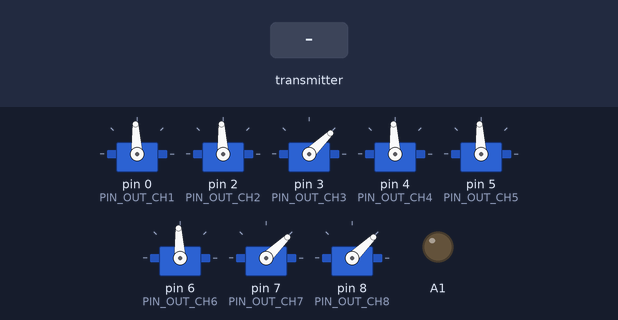
Bench run of a sketch on a simulated Arduino Nano, built with avr-gcc and run on an emulated ATmega328P. Parts: 8 × servo, output pins drawn as LEDs (lit = HIGH). Inputs (shaded band) come from the test bench. No radio packets arrive unless stated; what the sketch prints to the serial monitor is not drawn.

Above: at 1.2 s.
1.3 s: the transmitter starts sending channels.0 = 0
At 1.9 s:
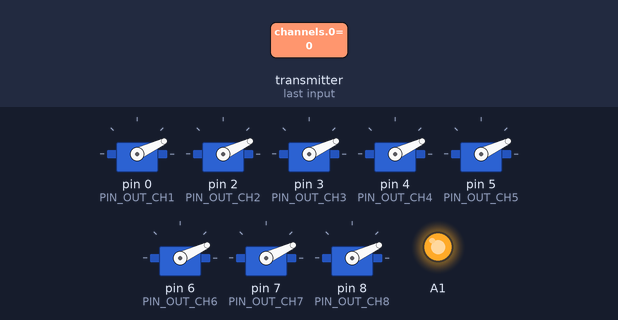
2.8 s: the transmitter starts sending channels.1 = 1023
At 4.0 s:
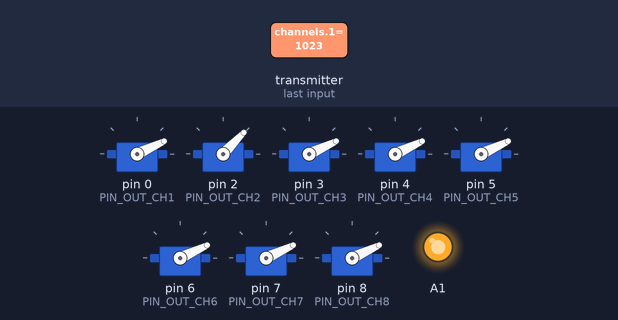
4.3 s: the transmitter starts sending channels.2 = 1023
At 5.2 s:
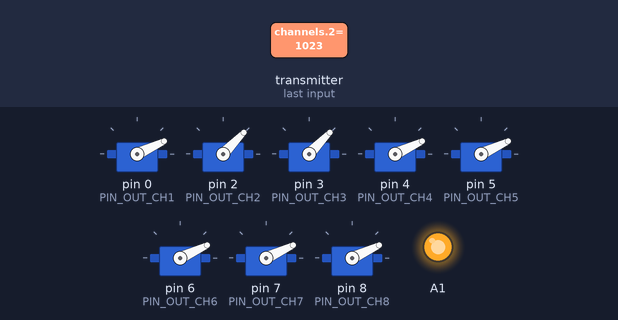
5.8 s: the transmitter starts sending channels.3 = 1023
At 6.4 s:
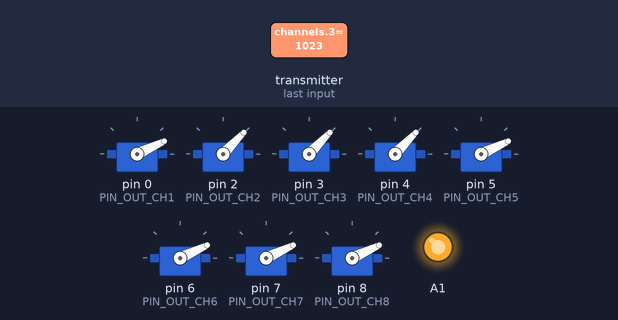
7.3 s: the transmitter starts sending channels.0 = 1023
At 7.6 s:
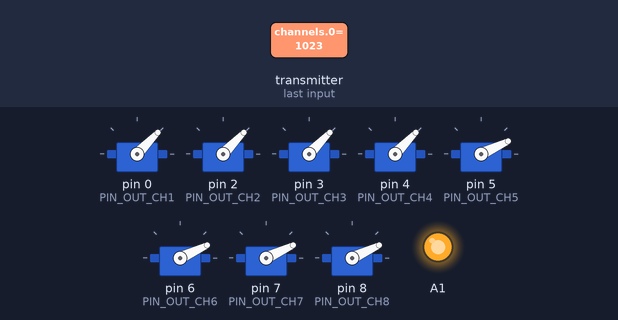
Timing chart, 0 to 9.8 s (numbered marks = the images above; inputs shaded):
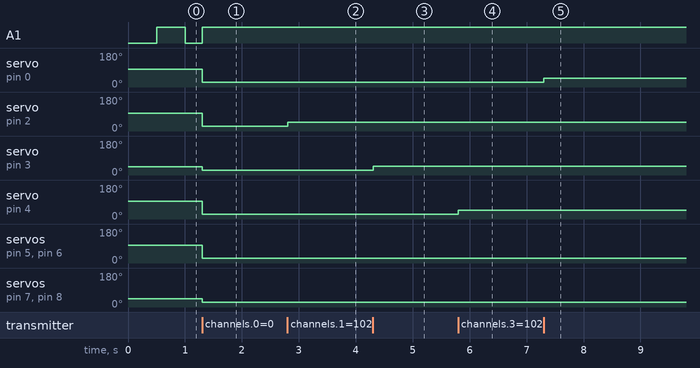

The sketch:

RX_8CH.ino
```cpp
/**
 * ============================================================================
 * 8-CHANNEL PROFESSIONAL RC RECEIVER (RX) FIRMWARE
 * ============================================================================
 * Microcontroller : Arduino Nano (ATmega328P, 16MHz, 5V)
 * RF Transceiver  : NRF24L01+ (2.4 GHz) with PA + LNA
 * Outputs         : 8 Standard 50Hz Servo PWM Channels (1000us - 2000us)
 * Failsafe        : Auto-Throttle CUT (1000us) & Center Neutral (1500us) on
 * Lost Link Jitter Filter   : Pulse Stabilization & Hysteresis to Prevent Servo
 * Buzzing Telemetry       : Bi-directional Auto-ACK Transmit Confirmation to TX
 * Link Status     : Dedicated Connection Status LED (Pin A1)
 *                   - SOLID ON  = Connected to Transmitter (Live Link OK)
 *                   - BLINKING  = Disconnected / Signal Lost / Failsafe Active
 * ============================================================================
 */

#include <RF24.h>
#include <SPI.h>
#include <Servo.h>
#include <nRF24L01.h>


// ============================================================================
// HARDWARE PIN DEFINITIONS
// ============================================================================

// NRF24L01 RF Module Pins
#define PIN_RF_CE 9   // Chip Enable
#define PIN_RF_CSN 10 // SPI Chip Select (CSN)

// Receiver Pin Assignments (CH1: D0/RX0, CH2..CH8: D2..D8, Status LED: A1)
// Note: Pin D0 is used for CH1. The UART RX hardware receiver is disabled in
// setup() (UCSR0B &= ~(1 << RXEN0)) so Pin D0 functions as a standard digital
// GPIO servo output.
#define PIN_OUT_CH1 0 // D0/RX0 : CH1 (Aileron / Steering / Roll Servo)
#define PIN_OUT_CH2 2 // D2     : CH2 (Elevator / Pitch Servo)
#define PIN_OUT_CH3 3 // D3     : CH3 (Throttle / ESC Motor Controller)
#define PIN_OUT_CH4 4 // D4     : CH4 (Rudder / Yaw Servo)
#define PIN_OUT_CH5 5 // D5     : CH5 (AUX 1 / Potentiometer 1 / Gimbal)
#define PIN_OUT_CH6 6 // D6     : CH6 (AUX 2 / Potentiometer 2 / Flaps)
#define PIN_OUT_CH7 7 // D7     : CH7 (AUX 3 / Switch 1 / Gear / Relay)
#define PIN_OUT_CH8 8 // D8     : CH8 (AUX 4 / Switch 2 / Buzzer / Arm)

// Status LED Indicator Pin (Pin A1)
// Note: On Arduino Nano, the onboard 'L' LED is wired to Pin 13 (SCK clock for
// NRF24). Pin A1 provides a clean, dedicated connection status LED with zero RF
// interference.
#define PIN_STATUS_LED                                                         \
  A1 // A1 : Solid = Connected, Blinking = Failsafe / Signal Lost

RF24 radio(PIN_RF_CE, PIN_RF_CSN);
const uint8_t RF_PIPE_ADDR[6] = "RC001";

Servo servoOutputs[8];
const uint8_t SERVO_PINS[8] = {PIN_OUT_CH1, PIN_OUT_CH2, PIN_OUT_CH3,
                               PIN_OUT_CH4, PIN_OUT_CH5, PIN_OUT_CH6,
                               PIN_OUT_CH7, PIN_OUT_CH8};

// ============================================================================
// DATA STRUCTURES & FAILSAFE PRESETS
// ============================================================================

struct RadioPayload {
  uint16_t channels[8]; // Microsecond values (800us - 2200us)
  uint8_t packetId;     // Sequence counter
  uint8_t flags;        // Telemetry / status flags
};

RadioPayload receivedPayload;

// Safe Default Failsafe Values (Throttle CUT @ 1000us, others Neutral @ 1500us)
const uint16_t FAILSAFE_VALUES[8] = {
    1500, // CH1: Aileron Neutral
    1500, // CH2: Elevator Neutral
    1000, // CH3: Throttle CUT (Motor OFF - Critical Safety)
    1500, // CH4: Rudder Neutral
    1500, // CH5: AUX 1 Neutral
    1500, // CH6: AUX 2 Neutral
    1000, // CH7: Switch 1 OFF / Low
    1000  // CH8: Switch 2 OFF / Low
};

// Active & Filtered Output Pulse Widths
uint16_t currentOutputs[8];
uint16_t lastAppliedOutputs[8];

// Link & Failsafe Watchdog Variables
uint32_t lastPacketTime = 0;
const uint32_t FAILSAFE_TIMEOUT_MS =
    500; // Trigger failsafe if no RF packet for 500ms
bool isFailsafeActive = true;
uint32_t totalPacketsReceived = 0;

// LED Blink Timer
uint32_t lastLedBlinkTime = 0;
bool ledState = false;

// Serial Diagnostics Timing
uint32_t lastSerialTime = 0;
const uint32_t SERIAL_INTERVAL_MS = 200; // 5Hz diagnostics printout

// ============================================================================
// FUNCTION PROTOTYPES
// ============================================================================
void applyOutputs(bool force);
void activateFailsafe();
void updateStatusLED();
void printSerialDiagnostics();

// ============================================================================
// ARDUINO SETUP
// ============================================================================
void setup() {
  Serial.begin(115200);

  // Disable UART Receiver hardware override on Pin D0 (RX0).
  // This frees Pin D0 so Servo.h can drive it as a standard GPIO output for
  // CH1, while keeping Serial TX (Pin D1) active for diagnostics!
#if defined(UCSR0B) && defined(RXEN0)
  UCSR0B &= ~(1 << RXEN0);
#endif
  pinMode(PIN_OUT_CH1, OUTPUT);

  Serial.println(F("\n=============================================="));
  Serial.println(F("  FLYMASTER RX8 - 8CH RECEIVER INITIALIZING"));
  Serial.println(F("=============================================="));

  pinMode(PIN_STATUS_LED, OUTPUT);
  digitalWrite(PIN_STATUS_LED, LOW);

  // Attach all 8 Servo Output Pins with standard 544us - 2400us timing
  for (uint8_t i = 0; i < 8; i++) {
    servoOutputs[i].attach(SERVO_PINS[i], 544, 2400);
    currentOutputs[i] = FAILSAFE_VALUES[i];
    lastAppliedOutputs[i] = FAILSAFE_VALUES[i];
    servoOutputs[i].writeMicroseconds(currentOutputs[i]);
  }
  Serial.println(F("[SYSTEM] 8 Servo PWM Outputs Attached (CH1:D0, CH2:D2, "
                   "CH3:D3, CH4:D4, CH5:D5, CH6:D6, CH7:D7, CH8:D8)."));

  // Initialize NRF24L01+ Transceiver in Receiver Mode
  if (radio.begin()) {
    radio.openReadingPipe(1, RF_PIPE_ADDR);
    radio.setPALevel(RF24_PA_MAX);
    radio.setDataRate(
        RF24_250KBPS);      // 250kbps for maximum range & noise immunity
    radio.setChannel(108);  // 2.508 GHz channel
    radio.setAutoAck(true); // Auto-ACK confirmation back to TX
    radio.enableDynamicPayloads();
    radio.startListening();
    Serial.println(F("[RF] NRF24L01 Receiver Listening on Pipe. Ready!"));
  } else {
    Serial.println(
        F("[ERROR] NRF24L01 Hardware Not Responding! Check Wiring & 3.3V."));
  }

  Serial.println(F("[SYSTEM] Ready. Waiting for Transmitter link...\n"));
}

// ============================================================================
// MAIN LOOP
// ============================================================================
void loop() {
  bool newPacketReceived = false;

  // Drain incoming RF FIFO
  while (radio.available()) {
    radio.read(&receivedPayload, sizeof(RadioPayload));
    lastPacketTime = millis();
    totalPacketsReceived++;
    isFailsafeActive = false;
    newPacketReceived = true;

    // Constrain and copy channel pulse widths
    for (uint8_t i = 0; i < 8; i++) {
      currentOutputs[i] = constrain(receivedPayload.channels[i], 800, 2200);
    }
  }

  if (newPacketReceived) {
    applyOutputs(false);
  }

  // Failsafe Watchdog (Triggers after 500ms of lost packets)
  if (millis() - lastPacketTime > FAILSAFE_TIMEOUT_MS) {
    if (!isFailsafeActive) {
      isFailsafeActive = true;
      activateFailsafe();
      Serial.println(F("[WARNING] RF Signal Lost! FAILSAFE ACTIVATED (Motor "
                       "CUT @ 1000us)."));
    }
  }

  // Update Connection Status LED
  updateStatusLED();

  if (millis() - lastSerialTime >= SERIAL_INTERVAL_MS) {
    lastSerialTime = millis();
    printSerialDiagnostics();
  }
}

// ============================================================================
// SERVO OUTPUT HANDLERS WITH JITTER SUPPRESSION
// ============================================================================
void applyOutputs(bool force) {
  for (uint8_t i = 0; i < 8; i++) {
    // Suppress tiny 1us noise to eliminate servo motor buzzing & cross-channel
    // power spikes
    if (force ||
        abs((int)currentOutputs[i] - (int)lastAppliedOutputs[i]) >= 2) {
      servoOutputs[i].writeMicroseconds(currentOutputs[i]);
      lastAppliedOutputs[i] = currentOutputs[i];
    }
  }
}

void activateFailsafe() {
  for (uint8_t i = 0; i < 8; i++) {
    currentOutputs[i] = FAILSAFE_VALUES[i];
  }
  applyOutputs(true);
}

// ============================================================================
// STATUS LED BEHAVIOR
// ============================================================================
void updateStatusLED() {
  if (!isFailsafeActive) {
    // Solid ON: Connected to Transmitter (Active RF Link)
    digitalWrite(PIN_STATUS_LED, HIGH);
  } else {
    // Blinking (500ms): Disconnected / Signal Lost / Waiting for Transmitter
    if (millis() - lastLedBlinkTime >= 500) {
      lastLedBlinkTime = millis();
      ledState = !ledState;
      digitalWrite(PIN_STATUS_LED, ledState ? HIGH : LOW);
    }
  }
}

// ============================================================================
// SERIAL MONITOR TELEMETRY DIAGNOSTICS
// ============================================================================
void printSerialDiagnostics() {
  Serial.print(F("RX8 | "));
  for (uint8_t i = 0; i < 8; i++) {
    Serial.print(F("CH"));
    Serial.print(i + 1);
    Serial.print(F(":"));
    Serial.print(currentOutputs[i]);
    Serial.print(F("us "));
  }
  Serial.print(F("| Status: "));
  if (isFailsafeActive) {
    Serial.print(F("[FAILSAFE - NO SIGNAL]"));
  } else {
    Serial.print(F("[LINK OK - "));
    Serial.print(totalPacketsReceived);
    Serial.print(F(" pkts]"));
  }
  Serial.println();
}
```

Measured:
- after the input at 1.3 s, servo on pin 0 (PIN_OUT_CH1), servo on pin 2 (PIN_OUT_CH2), servo on pin 4 (PIN_OUT_CH4), servo on pin 5 (PIN_OUT_CH5), servo on pin 6 (PIN_OUT_CH6): 93° → 25° at once; servo on pin 3 (PIN_OUT_CH3), servo on pin 7 (PIN_OUT_CH7), servo on pin 8 (PIN_OUT_CH8): 44° → 25° at once
- after the input at 2.8 s, servo on pin 2 (PIN_OUT_CH2): 25° → 46° at once
- after the input at 4.3 s, servo on pin 3 (PIN_OUT_CH3): 25° → 46° at once
- after the input at 5.8 s, servo on pin 4 (PIN_OUT_CH4): 25° → 46° at once
- after the input at 7.3 s, servo on pin 0 (PIN_OUT_CH1): 25° → 46° at once
